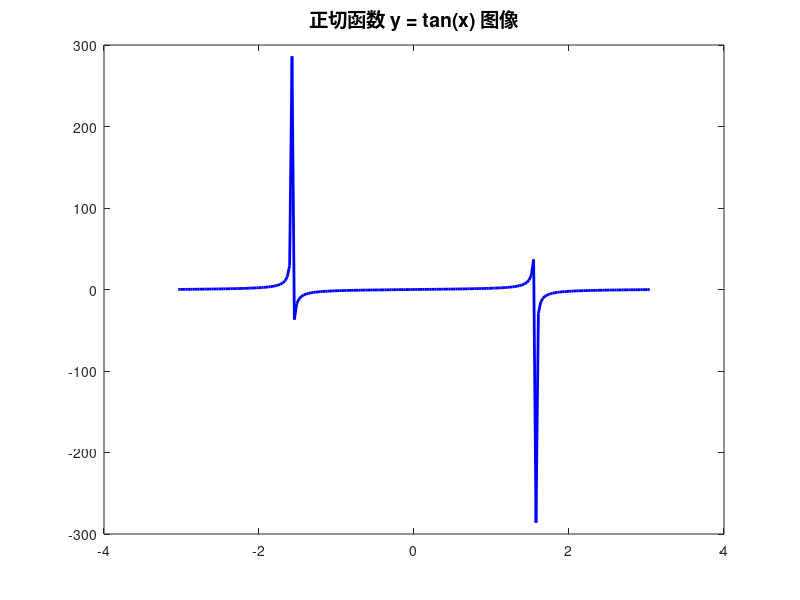

Write the MATLAB code that produced this figure. (Note: this script raises an error after producing the figure.)
% 1. 准备数据（避开无穷大奇点：±pi/2附近）
x = linspace(-pi + 0.1, pi - 0.1, 200);  % -pi+0.1到pi-0.1
y = tan(x);  % 正切函数

% 2. 创建画布并绘图
figure('Position', [100, 100, 700, 500]);
plot(x, y, 'b-', 'LineWidth', 2);
title('正切函数 y = tan(x) 图像', 'FontSize', 14);
legend('y = tan(x)', 'Location', 'upper right', 'FontSize', 11);

% 3. 隐藏顶部和右侧轴脊，移动轴脊到原点
ax = gca;
ax.Spine.Top = 'off';
ax.Spine.Right = 'off';
ax.XAxis.Location = 'origin';
ax.YAxis.Location = 'origin';

% 4. 定制Y轴范围（-4到4）
ylim([-4, 4]);
xlim([-pi-0.2, pi+0.2]);

% 5. 定制X轴刻度（LaTeX格式标签）
xticks([-pi, -pi/2, 0, pi/2, pi]);
xticklabels({'$-\pi$', '$-\pi/2$', '$0$', '$\pi/2$', '$\pi$'});
ax.TickLabelInterpreter = 'latex';  % 启用LaTeX解释器
ax.FontSize = 11;

% 6. 添加网格
grid on;
axis equal;
